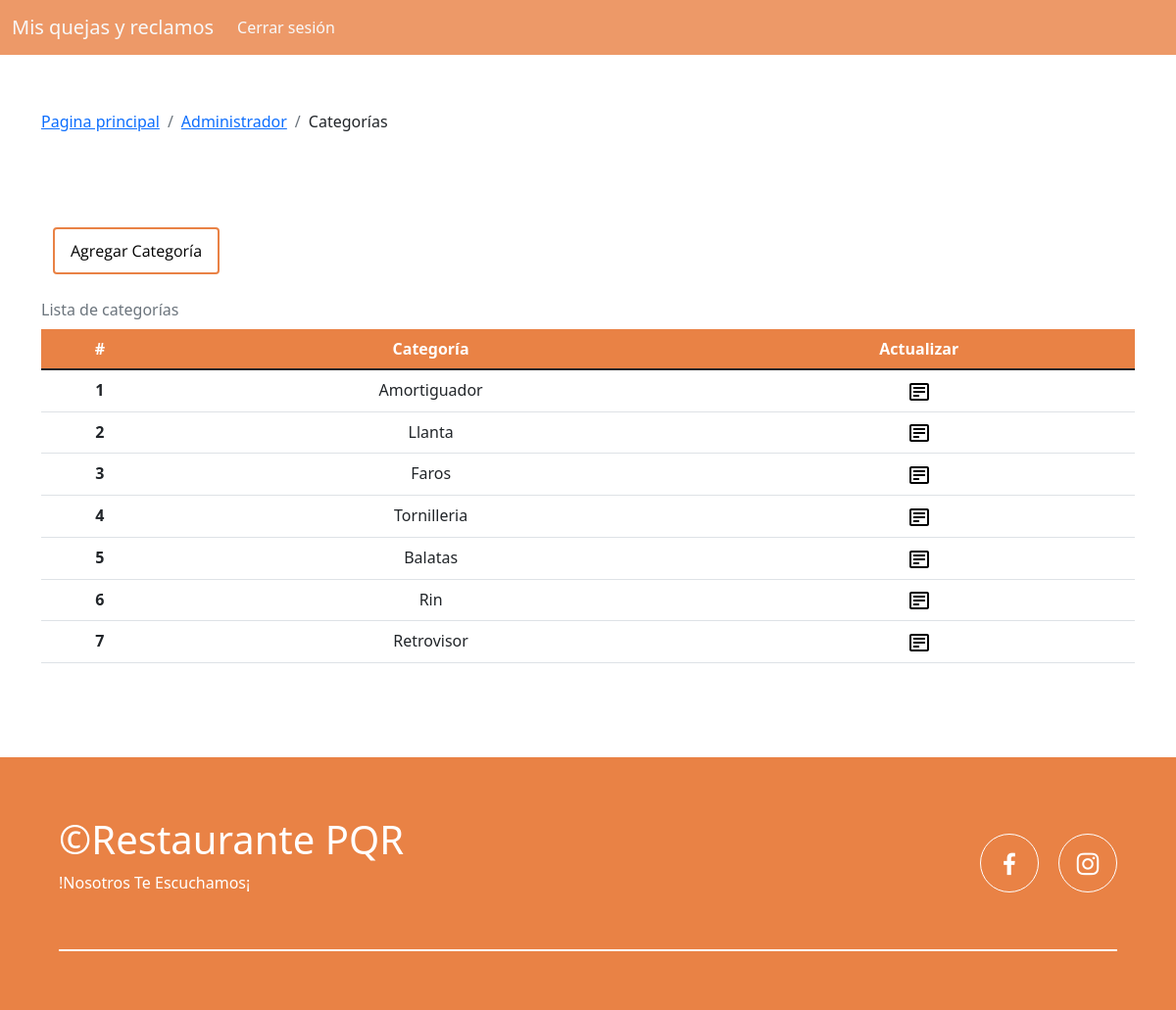
The app's page /aCategorias.php (signed in) with its own data.
### tables this page shows
CREATE TABLE `categorias` (
  `id_categoria` int(11) NOT NULL,
  `nombreC` varchar(50) NOT NULL
);

### aCategorias.php (the view, shortened to what this page needs)
<!DOCTYPE html>
<html lang="en">
<head>
    <link rel="stylesheet" href="css/estilos.css">
    <link href='https://unpkg.com/boxicons@2.1.4/css/boxicons.min.css' rel='stylesheet'>
    <link rel="stylesheet" href="https://cdn.jsdelivr.net/npm/bootstrap-icons@1.10.5/font/bootstrap-icons.css">
    <link href="https://cdn.jsdelivr.net/npm/bootstrap@5.2.3/dist/css/bootstrap.min.css" rel="stylesheet"
>
    <link rel="stylesheet" href="https://cdn.datatables.net/1.13.4/css/jquery.dataTables.min.css">
</head>
<body>
    <?php include('fragmentos/menuAdministrador.php'); ?>
    <div class="container breadDetalles">
        <nav aria-label="breadcrumb">
            <ol class="breadcrumb">
                <li class="breadcrumb-item"><a href="cerrarsesion.php">Pagina principal</a></li>
                <li class="breadcrumb-item"><a href="administrador.php">Administrador</a></li>
                <li class="breadcrumb-item">Categorías</li>
            </ol>
        </nav>
    </div>
    <main>
        <br>
        <br>
        <div class="container table-responsive tablaR">
            <table class="table" id="example">
                <caption class="caption-top">Lista de categorías</caption>
                <thead class="cabezaTabla">
                    <tr>
                        <div class="col container">
                            <br>
                            <a href="" data-bs-toggle="modal" data-bs-target="#staticBackdrop">
                                <button class="botonBuscar mb-3" id="btnbuscadorA" type="button">Agregar
                                    Categoría</button>
                            </a>
                            <br>
                        </div>
                    </tr>
                    <tr class="container">
                        <th scope="col">#</th>
                        <th scope="col">Categoría</th>
                        <th scope="col">Actualizar</th>
                    </tr>
                </thead>
                <tbody class="table-group-divider">
                    <?php
                        include("conexion.php");
                        $consulta= "SELECT * FROM categorias";
                        $bd=mysqli_query($conectado,$consulta);
                        $contador = 1;
                        while($bd2=mysqli_fetch_array($bd)){
                    ?>
                    <tr>
                        <th scope="row"><?php echo $contador++ ?></th>
                        <td><?php echo $bd2 ['nombreC'];?></td>
                        <td><a href="aEditarCat.php?id_cat=<?php echo $bd2 ['id_categoria']; ?>"><img src="./img/bx-detail.svg" alt="" srcset=""></a></td>
                    </tr>
                    <?php
                        }
                    ?>
                </tbody>
            </table>
    </main>
    <?php include('fragmentos/footer.php'); ?>
</body>
</html>

### css/estilos.css (style rules this page uses)
* { margin: 0; padding: 0; box-sizing: border-box; }
.breadDetalles { margin-top: 7rem; }
.tablaR { margin-bottom: 5rem; }
:root { scroll-behavior: smooth; }
body { font-family: 'Open Sans', sans-serif; }
tr { text-align: center; }
.table { Width: 75%; margin-left: auto; margin-right: auto; }
.cabezaTabla { background-color: #e98245; color: #fff; }
#btnbuscadorA { font-family: 'Open Sans', sans-serif; background-color: #ffffff; color: black; padding: 10px 16px; margin: 8px 0; border: 2px #e98245; border-style: solid; border-radius: 4px; cursor: pointer; font-size: medium; }

### records on screen
categorias: nombreC "Amortiguador"
categorias: nombreC "Llanta"
categorias: nombreC "Faros"
categorias: nombreC "Tornilleria"
categorias: nombreC "Balatas"
categorias: nombreC "Rin"
categorias: nombreC "Retrovisor"
